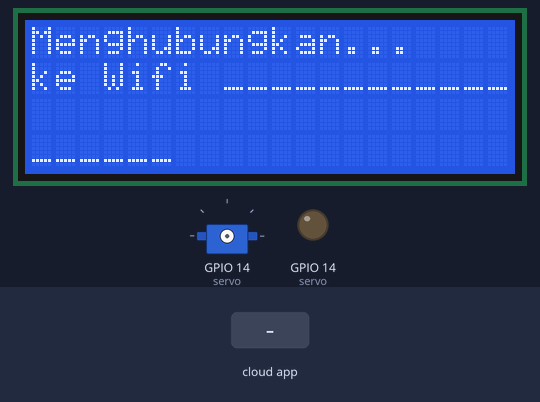
The sketch below on a simulated ESP8266 (NodeMCU). On the bench: 20×4 character LCD, servo, output pins drawn as LEDs (lit = HIGH). Inputs (shaded band) come from the test bench. WiFi joins after 1.5 s; servers stay silent unless stated; uploads are accepted with an empty reply; what the sketch prints to the serial monitor is not drawn.

Above: at 3.2 s.
At 6.2 s:
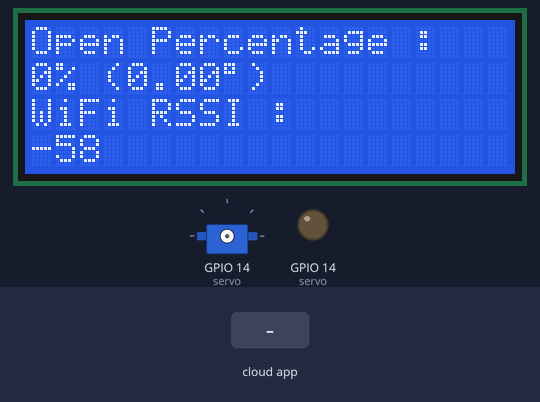
6.3 s: the phone or cloud app sets aktuator to 1
At 6.9 s:
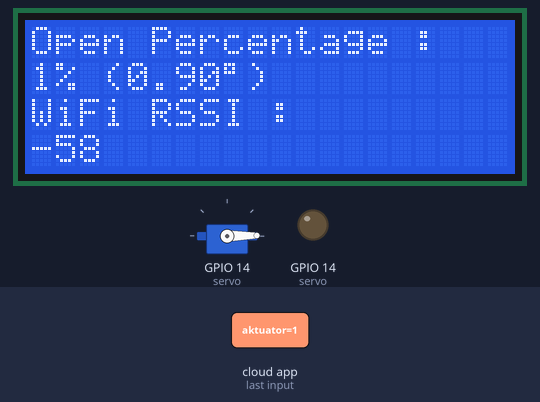
7.8 s: the phone or cloud app sets aktuator to 0
At 9.4 s:
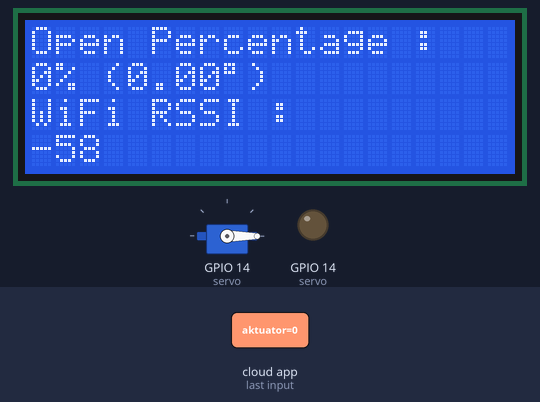
Timing chart, 0 to 10.9 s (numbered marks = the images above; inputs shaded):
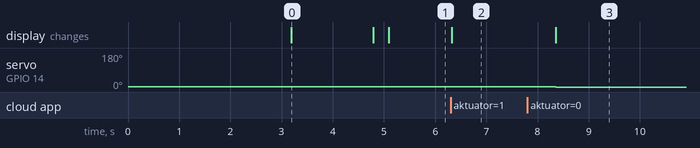

Measured:
- after the input at 6.3 s, the display: changes at once (image 2)
- after the input at 7.8 s, servo on GPIO 14 (servo): 1° → 0° after 0.55 s; the display: changes after 0.55 s (image 3)
- what the display in image 0 shows lasts 1.6 s, from 3.2 s to 4.8 s

The sketch:

node_aktuator.ino
```cpp
//----------------------------------------------------------------------
//    Sistem Irigasi Cerdas dan Monitoring Sawah 4.0 IPB University
//                           (Node Aktuator)
//
//    Author        : Muhammad Hafiduddin
//    Version       : 1.0 (2022)
//    Supervised by : Dr. Karlisa Priandana, S.T., M.Eng.
//                    Auriza Rahmad Akbar, S.Komp., M.Kom.
//
//    c 2022 Computer Science IPB University
//----------------------------------------------------------------------

//#define THINGER_SERIAL_DEBUG

#include <ThingerESP8266.h>
#include <ESP8266WiFi.h>
#include <ESP8266HTTPClient.h>
#include <Servo.h>
#include <LiquidCrystal_I2C.h>
#include <WiFiUdp.h>


// konfigurasi Thinger.io
#define USERTHINGER "______________"  // username akun Thinger.io
#define DEVICE_ID "_____________"     // ID perangkat
#define DEVICE_CRED "_______________" // password perangkat

// konfigurasi WiFi
#define SSID "__________________"     // SSID WiFi
#define WIFIPASS "_________________"  // password WiFi
#define USER "__________________"     // username akun
#define ACCPASS "_________________"   // password akun

// Inisialisasi variabel dari library
WiFiClient client;
HTTPClient http;
LiquidCrystal_I2C lcd(0x27, 20, 4);
ThingerESP8266 thing(USERTHINGER, DEVICE_ID, DEVICE_CRED);
Servo servo;

// inisialisasi variabel
int currentState = 0;
bool reset = false;
const int interval = 5000;

// proses login ke wifi kampus
void loginWifi() {
  http.begin(client, "http://1.1.1.3/ac_portal/login.php");
  http.addHeader("Content-Type", "application/x-www-form-urlencoded");

  String body = "opr=pwdLogin&userName=";
  body += USER;
  body += "&pwd=";
  body += ACCPASS;
  body += "&rememberPwd=1";

  int httpcode = http.POST(body);
  if (httpcode > 0){
    Serial.println(http.getString());
  }
  http.end();
}

// ------------------------------------------ MAIN FUNCTION -----------------------------------------
void setup() {
  Serial.begin(9600);
  lcd.init();
  lcd.backlight();

  // tampilkan nama alat di LCD
  lcd.clear();
  lcd.print("   SISTEM IRIGASI   ");
  lcd.setCursor(0, 1);
  lcd.print("       CERDAS       ");
  lcd.setCursor(0, 2);
  lcd.print("   Sawah 4.0 IPB    ");
  lcd.setCursor(0, 3);
  lcd.print("  (Node Aktuator)   ");
  delay(3000);

  pinMode(14, OUTPUT);

  // hubungkan wifi
  WiFi.begin(SSID, WIFIPASS);
  while (WiFi.status() != WL_CONNECTED){
    Serial.print(".");
    lcd.clear();
    lcd.print("Menghubungkan...");
    lcd.setCursor(0, 1);
    lcd.print("ke Wifi ");
    lcd.print(SSID);
    delay(500);
  }
  Serial.println("Terhubung!");
  lcd.clear();
  lcd.setCursor(0,1);
  lcd.print("     Terhubung!     ");
  WiFi.setAutoReconnect(true);
  WiFi.persistent(true);

  loginWifi();

  // jalankan dan set servo ke 0 derajat
  servo.write(((float(currentState)*2)*0.9));

  // set tampilan lcd
  lcd.clear();
  lcd.setCursor(0, 0);
  lcd.print("Open Percentage :");
  lcd.setCursor(0, 1);
  lcd.print(currentState);
  lcd.print("% (");
  lcd.print(currentState*0.9);
  lcd.print((char)223);
  lcd.print(")");

  lcd.setCursor(0, 2);
  lcd.print("WiFi RSSI :");
  lcd.setCursor(0, 3);
  lcd.print(WiFi.RSSI());

  // dapatkan data keterbukaan aktuator dari Thinger.io
  thing["aktuator"] << [](pson& in){
    if (!in.is_empty()){

      currentState = in;

      lcd.setCursor(0, 0);
      lcd.print("Open Percentage :");
      lcd.setCursor(0, 1);
      lcd.print(currentState);
      lcd.print("% (");
      lcd.print(currentState*0.9);
      lcd.print((char)223);
      lcd.print(")");
    }

    // servo digerakkan sesuai nilai di server
    // derajat pada servo = servo.write(2*value)
    // nilai dikoversi dari persentase (0-100) ke derajat sudut (0-90)
    // konversi dilakukan dengan mengalikan nilai dengan 0.9
    servo.attach(14);
    Serial.println(float(currentState));
    servo.write(((float(currentState)*2)*0.9));
    delay(2000);
    servo.detach();
  };
}

int hitMillis = millis();

// inisialisasi kondisi wifi diskonek atau tidak
bool wifidisconnect = false;

void loop() {
  while (WiFi.status() != WL_CONNECTED)
  {
    Serial.print(".");
    lcd.clear();
    lcd.print(" Menghubungkan ke.. ");
    lcd.setCursor(0, 1);
    lcd.print("Wifi ");
    lcd.print(SSID);

    wifidisconnect = true;
    delay(500);
  }

  //jika WiFi terkoneksi kembali
  if (wifidisconnect == true){
    Serial.println("Terhubung!");
    lcd.clear();
    lcd.setCursor(0, 1);
    lcd.print("     Terhubung!     ");

    loginWifi();

    wifidisconnect = false;
    delay(2000);
  }

  if (millis() - hitMillis >= interval){
    hitMillis = millis();
    lcd.clear();
    lcd.setCursor(0, 0);
    lcd.print("Open Percentage :");
    lcd.setCursor(0, 1);
    lcd.print(currentState);
    lcd.print("% (");
    lcd.print(currentState*0.9);
    lcd.print((char)223);
    lcd.print(")");
    lcd.setCursor(0, 2);
    lcd.print("WiFi RSSI :");
    lcd.setCursor(0, 3);
    lcd.print(WiFi.RSSI());
  }

  thing.handle();
}
```
